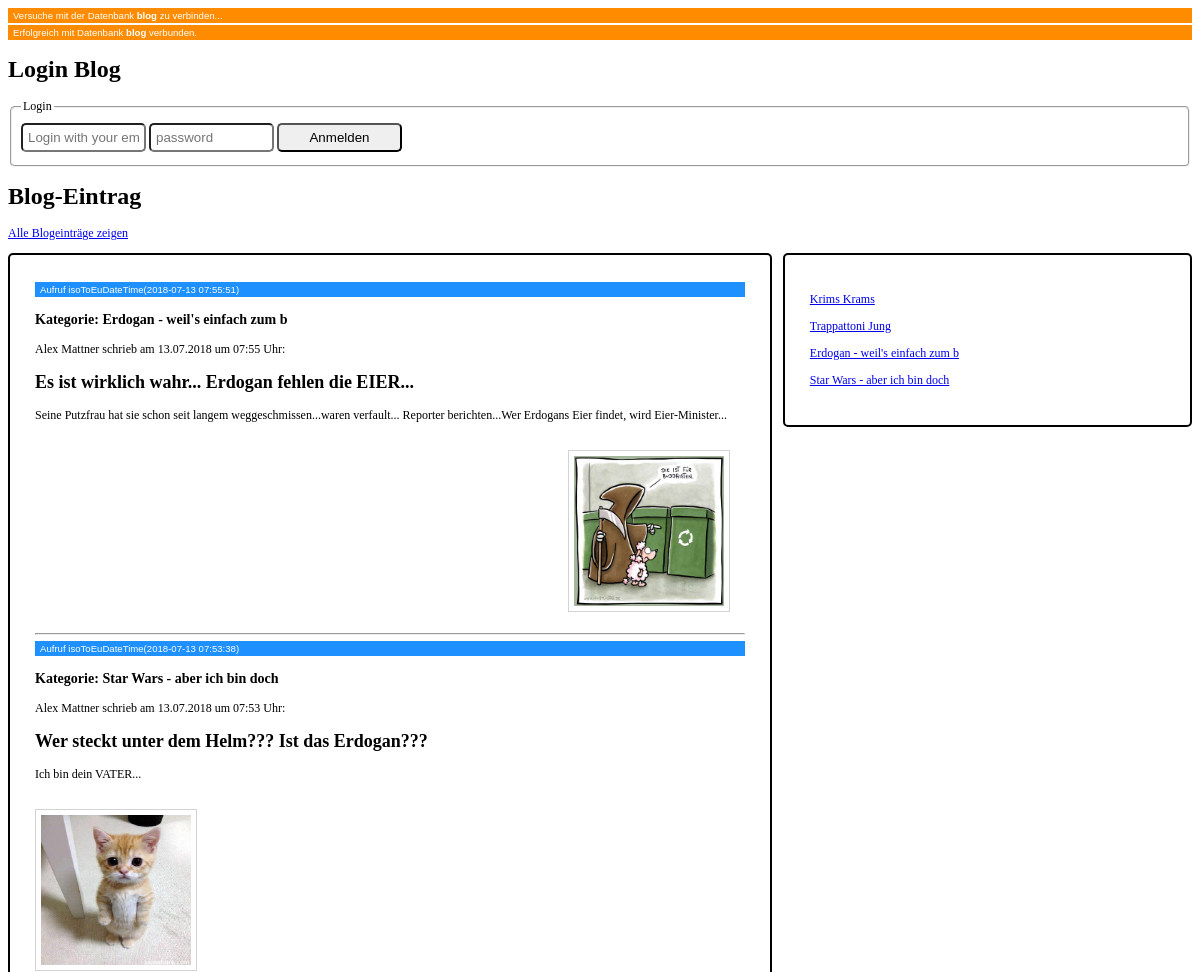
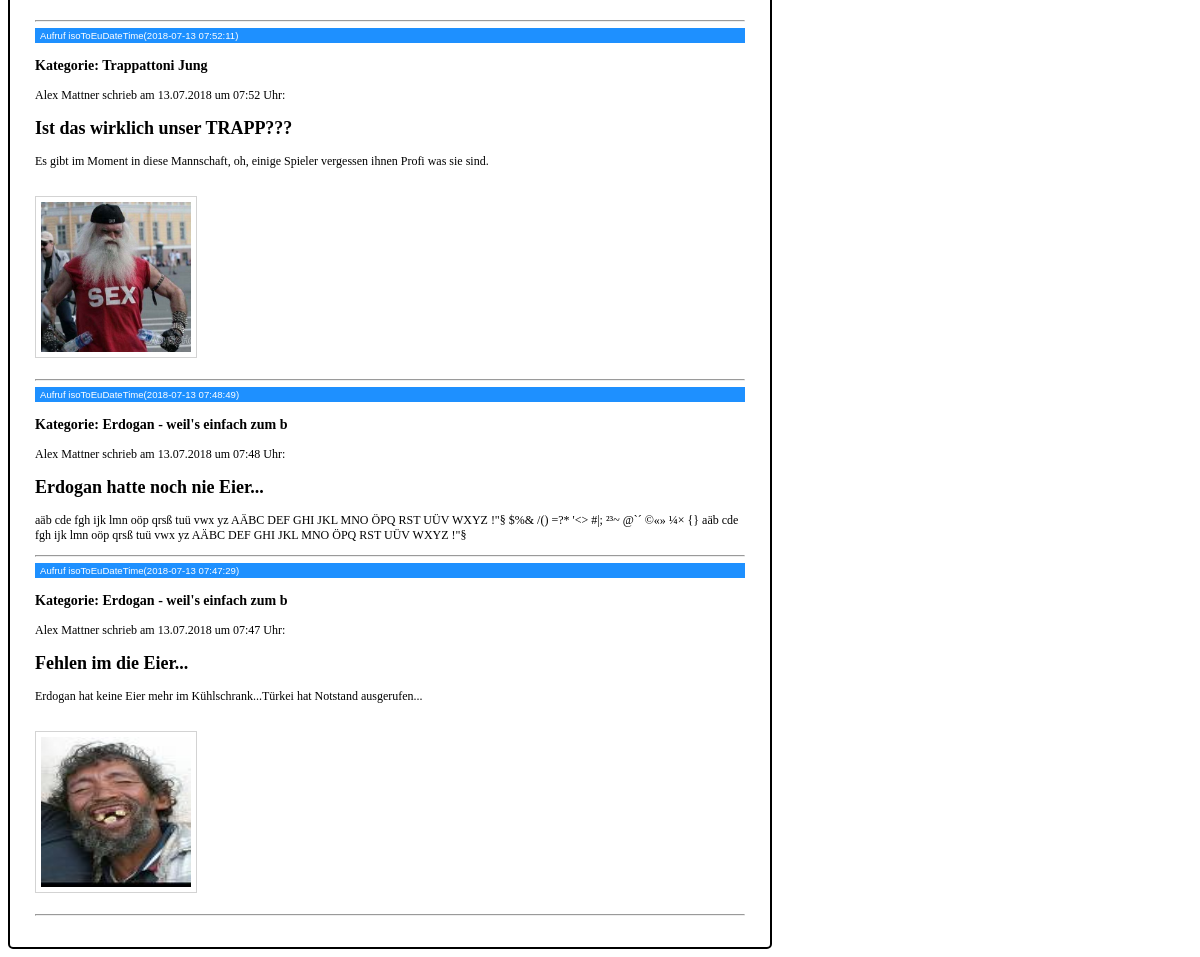
The page / on the database its author committed (2 pictures, top to bottom).
### tables this page shows
CREATE TABLE `blogs` (
  `blog_id` int(11) NOT NULL,
  `blog_headline` varchar(255) NOT NULL,
  `blog_image` varchar(255) DEFAULT NULL,
  `blog_imageAlignment` varchar(10) NOT NULL,
  `blog_content` text NOT NULL,
  `blog_date` timestamp NOT NULL DEFAULT CURRENT_TIMESTAMP,
  `cat_id` int(11) NOT NULL,
  `usr_id` int(11) NOT NULL
);

CREATE TABLE `categories` (
  `cat_id` int(11) NOT NULL,
  `cat_name` varchar(30) NOT NULL
);

CREATE TABLE `users` (
  `usr_id` int(11) NOT NULL,
  `usr_firstname` varchar(72) NOT NULL,
  `usr_lastname` varchar(72) NOT NULL,
  `usr_email` varchar(255) NOT NULL,
  `usr_city` varchar(255) NOT NULL,
  `usr_password` varchar(255) NOT NULL
);

### index.php (the view, shortened to what this page needs)
<?php
			require_once("include/db.inc.php");
			require_once("include/date_time.inc.php");
			$pdo = dbConnect();
		$statement = $pdo->prepare(" SELECT * FROM categories");
		$statement->execute() OR DIE( $statement->errorInfo()[2] );
		while( $row = $statement->fetch() ) {
			$categoriesArray[$row['cat_id']] = $row['cat_name'];
		}
		$statement = $pdo->prepare("
											SELECT * FROM blogs
											INNER JOIN categories USING (cat_id)
											INNER JOIN users USING (usr_id)
											ORDER BY blog_date DESC
											");
		$statement->execute() OR DIE( $statement->errorInfo()[2] );
		$blogEntriesArray = $statement->fetchAll();
?>
<!doctype html>
<html>
	<head>
		<link rel="stylesheet" href="css/main.css">
	</head>
	<body>
			<?php if( !isset($_SESSION['usr_id']) ): ?>
			<h1>Login Blog</h1>
				<form action="" method="POST">
					<fieldset>
						<legend>Login</legend>
						<input class="short" type="text" name="loginname" placeholder="Login with your email Adress">
						<input class="short" type="password" name="password" placeholder="password">
						<input class="short" type="submit" value="Anmelden">
					</fieldset>
				</form>
			<?php else: ?>
				<p><a href="?action=logout">Logout</a></p>
				<p><a href="dashboard.php">Zum Dashboard</a></p>
			<?php endif ?>
			<h1>Blog-Eintrag</h1>
				<p><a href="index.php">Alle Blogeinträge zeigen</a></p>
				<main class='fleft' style='border: 2px solid black; width: 60%; border-radius: 5px; padding: 25px;'>
				<?php
					foreach( $blogEntriesArray AS $blogEntry ) {
						$catName 		= $blogEntry['cat_name'];
						$usrFirstName 	= $blogEntry['usr_firstname'];
						$usrLastName 	= $blogEntry['usr_lastname'];
						$blogHeadline	= $blogEntry['blog_headline'];
						$blogContent	= $blogEntry['blog_content'];
						$blogImageAlignment = $blogEntry['blog_imageAlignment'];
						$blogImage		= $blogEntry['blog_image'];
						$blogDate 		= $blogEntry['blog_date'];
						$euDateTimeArray = isoToEuDateTime($blogDate);
						echo "<article>";
							echo "<h3>Kategorie: $catName</h3>";
							echo "<p>$usrFirstName $usrLastName schrieb am $euDateTimeArray[date] um $euDateTimeArray[time] Uhr:</p>";
							echo "<h2>$blogHeadline</h2>";
							echo "<p>$blogContent</p>";
							if( $blogImage ) {
								echo "<img class='avatar $blogImageAlignment' src='$blogImage' alt='$blogHeadline' title='$blogHeadline'>";
							}
						echo "</article>";
						echo "<hr>";
					}
				?>
				</main>
			<div class="fright" style="border: 2px solid black; width: 30%;  border-radius: 5px; padding: 25px;">
				<?php
					foreach( $categoriesArray AS $key=>$value ) {
						echo "<p><a href='?action=showCategory&catId=$key'>$value</a></p>";
					}
				?>
			</div>
	</body>
</html>

### include/db.inc.php
<?php
					function dbConnect($dbname=DB_NAME) {
if(DEBUG) 				echo "<p class='debugDb'>Versuche mit der Datenbank <b>$dbname</b> zu verbinden...</p>";
						try {
							$pdo = new PDO(DB_SYSTEM . ":host=" . DB_HOST . "; dbname=$dbname; charset=utf8", DB_USER, DB_PWD);
						} catch( PDOException $error ) {
if(DEBUG)					echo "<p class='error'><i>FEHLER: </i>" . $error->GetMessage() . "</p>";
							exit;
						}
if(DEBUG)					echo "<p class='debugDb'>Erfolgreich mit Datenbank <b>$dbname</b> verbunden.</p>";
						return $pdo;
					}
?>

### include/date_time.inc.php
<?php
			function isoToEuDateTime($dateTime) {
if(DEBUG_F)		echo "<p class='debug'>Aufruf isoToEuDateTime($dateTime)</p>";
				$year = substr($dateTime, 0, 4);
				$month = substr($dateTime, 5, 2);
				$day = substr($dateTime, 8, 2);
				$euDate = "$day.$month.$year";
					if( strlen($dateTime) > 10 ) {
						$time = substr($dateTime, 11, 5);
					} else {
						$time = NULL;
					}
				return array("date"=>$euDate, "time"=>$time);
			}
?>

### css/main.css (style rules this page uses)
body { font-family: verdana; font-size: 12px; box-sizing: border-box; }
.fleft { float: left; }
.fright { float: right; }
.debug,.debugCleanString,.debugCheckInputString,.debugCheckEmail,.debugImageUpload,.debugDb,.debugClass { background-color: dodgerblue; padding: 2px 5px; margin-bottom: 2px; margin-top: 2px; font-family: arial; font-size: 0.8em; color: white; }
.debugDb { background-color: darkorange; }
form { 1width: 50%; 1margin: auto; }
fieldset, input, textarea, select { border-radius: 5px; }
fieldset { margin-bottom: 10px; }
input, textarea { margin: 5px 0; padding: 5px; width: 80%; }
input[type="submit"] { width: 100%; }
input.short { width: 125px; }
img.avatar { width: 150px; height: 150px; margin: 15px 15px 15px 0; border: 1px solid lightgray; padding: 5px; }

### rows shown on the page
blogs: blog_date "2018-07-13 07:55:51", cat.cat_name "Erdogan - weil's einfach zum b", usr.usr_firstname "Alex", usr.usr_lastname "Mattner", blog_date "13.07.2018", blog_date "07:55", blog_headline "Es ist wirklich wahr... Erdogan fehlen die EIER...", blog_content "Seine Putzfrau hat sie schon seit langem weggeschmissen...waren verfault... Reporter berichten...Wer Erdogans Eier findet, wird Eier-Minister...", blog_image (picture)
blogs: blog_date "2018-07-13 07:53:38", cat.cat_name "Star Wars - aber ich bin doch", usr.usr_firstname "Alex", usr.usr_lastname "Mattner", blog_date "13.07.2018", blog_date "07:53", blog_headline "Wer steckt unter dem Helm??? Ist das Erdogan???", blog_content "Ich bin dein VATER...", blog_image (picture)
blogs: blog_date "2018-07-13 07:52:11", cat.cat_name "Trappattoni Jung", usr.usr_firstname "Alex", usr.usr_lastname "Mattner", blog_date "13.07.2018", blog_date "07:52", blog_headline "Ist das wirklich unser TRAPP???", blog_content "Es gibt im Moment in diese Mannschaft, oh, einige Spieler vergessen ihnen Profi was sie sind.", blog_image (picture)
blogs: blog_date "2018-07-13 07:48:49", cat.cat_name "Erdogan - weil's einfach zum b", usr.usr_firstname "Alex", usr.usr_lastname "Mattner", blog_date "13.07.2018", blog_date "07:48", blog_headline "Erdogan hatte noch nie Eier...", blog_content "aäb cde fgh ijk lmn oöp qrsß tuü vwx yz AÄBC DEF GHI JKL MNO ÖPQ RST UÜV WXYZ !\"§ $%& /() =?* '<> #|; ²³~ @`´ ©«» ¼× {} aäb cde fgh ijk lmn oöp qrsß tuü vwx yz AÄBC DEF GHI JKL MNO ÖPQ RST UÜV WXYZ !\"§"
blogs: blog_date "2018-07-13 07:47:29", cat.cat_name "Erdogan - weil's einfach zum b", usr.usr_firstname "Alex", usr.usr_lastname "Mattner", blog_date "13.07.2018", blog_date "07:47", blog_headline "Fehlen im die Eier...", blog_content "Erdogan hat keine Eier mehr im Kühlschrank...Türkei hat Notstand ausgerufen...", blog_image (picture)

### other values the page prints
$dbname "blog"
$value "Krims Krams"
$value "Trappattoni Jung"
$value "Erdogan - weil's einfach zum b"
$value "Star Wars - aber ich bin doch"
